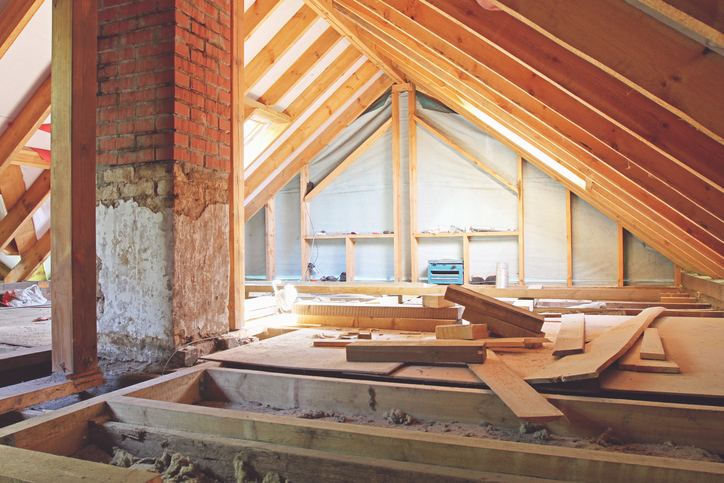
#> input picture assets/img/iStock-481645322.jpg, 724 x 483 px
$ python optimize_local_images.py
#> lines starting #> are read from the running program, lines starting #| are printed output that depends on the picture
#!/usr/bin/env python3
"""
Convert all raw/unoptimized images in assets/img/ to AVIF + WebP + JPEG
at 640 / 1024 / 1600 px widths with semantic output names.

Pillow with AVIF support required (pip install Pillow).

Usage:
    python3 scripts/optimize_local_images.py
"""

from __future__ import annotations
from pathlib import Path
from PIL import Image, ImageOps

PROJECT = Path(__file__).resolve().parent.parent
IMG_DIR = PROJECT / "assets" / "img"
WIDTHS = [640, 1024, 1600]

# source_filename → output_stem
# Output files will be: <stem>-640.avif, <stem>-640.webp, <stem>-640.jpg etc.
CONVERSIONS: dict[str, str] = {
    "iStock-481645322.jpg":                     "london-victorian-terrace",
    "Dormer-loft-converison-by-Ridgeline-Lofts-Ltd.jpeg": "dormer-loft-conversion",
    "double-storey.jpg":                        "double-storey-extension",
    "Home_Hub_Group_Double_Storey_Extension.jpg": "double-storey-extension-2",
    "Double-Story-Extension.png":               "double-storey-extension-3",
    "l-shaped-mansard-loft-conversion.jpg":     "mansard-loft-conversion",
    "kitchen-2-1-e1722852896192.jpg":           "kitchen-extension",
    "istock-loft-conversion-bedroom.jpg":       "loft-bedroom",
    "crop-tablet-stationery-blueprint.jpg":     "blueprint-stationery",
    "female-working-environment-projects.jpg":  "architect-working",
    "from-hand-correcting-blueprint.jpg":       "blueprint-review",
    "image-engineering-objects-workplace-top-view-construction-concept-engineering-tools-vintage-tone-retro-filter-effect-soft-focus-selective-focus.jpg": "design-tools",
    "A-planning-permission-drawings-house-extension-building-control-12345-1-1024x810.png": "planning-permission-drawings",
    "JPL_42-Foxcote-Rd-Pic4_l-shaped_white-bckgd.jpg": "l-shaped-extension",
    "Large-Side-pitched-roof.jpg":              "side-extension-pitched",
    "Small-Rear-flat-roof-Small-side-infill-pitched-roof.jpg": "rear-side-extension",
    "L-shaped-with-balcony-.jpg":               "extension-with-balcony",
    "over-structure-extension.jpg":             "over-structure-extension",
    "roof B.JPG":                               "flat-roof-extension",
    "tewrw-1536x1080.jpg":                      "planning-drawings-example",
    "42-e1727686687513.jpg":                    "rear-extension-plans",
    "1-1-1024x630.jpg":                         "extension-project-1",
    "25-1024x720.jpg":                          "extension-project-2",
    "35-1024x720.jpg":                          "extension-project-3",
    "5-1024x720.jpg":                           "extension-project-4",
    "5-1024x720 (1).jpg":                       "extension-project-5",
    "hq720.jpg":                                "loft-project-1",
    "hq720 (1).jpg":                            "loft-project-2",
    "hq720 (2).jpg":                            "loft-project-3",
    "L-shaped.jpg":                             "l-shaped-extension-2",
    "L5odLHQXhpjJJKvQM77s4R.jpg":              "london-house-exterior",
    "3885b3c6f3c84826b54d10e9a3218250.jpeg":    "architectural-detail",
    "Screen-Shot-2018-11-20-at-1.54.10-PM-300x237.png": "extension-diagram",
    "Types-of-Mansard-Roof.webp":              "mansard-roof-types",
}


def resize_and_save(img: Image.Image, out_path: Path, width: int, fmt: str, quality: int) -> None:
    h = int(img.height * width / img.width)
    resized = img.resize((width, h), Image.LANCZOS)
    if fmt == "JPEG" and resized.mode in ("RGBA", "P", "LA"):
        bg = Image.new("RGB", resized.size, (255, 255, 255))
        if resized.mode == "P":
            resized = resized.convert("RGBA")
        bg.paste(resized, mask=resized.split()[-1] if resized.mode in ("RGBA", "LA") else None)
        resized = bg
    elif fmt in ("AVIF", "WEBP") and resized.mode == "P":
        resized = resized.convert("RGBA")
    try:
        save_kwargs: dict = {"quality": quality, "optimize": True}
        if fmt == "AVIF":
            save_kwargs = {"quality": quality}
        resized.save(out_path, format=fmt, **save_kwargs)
    except Exception as e:
        print(f"    [!] Failed {out_path.name}: {e}")


def process(src_name: str, stem: str) -> bool:
#> called with src_name = 'iStock-481645322.jpg', stem = 'london-victorian-terrace'
    src = IMG_DIR / src_name
    if not src.exists():
        print(f"  [MISS] {src_name}")
        return False

    try:
        img = Image.open(src)
#> img is the input picture: PIL image 724x483 RGB; mean R, G, B 166.5, 130.3, 108.5
        img = ImageOps.exif_transpose(img)
    except Exception as e:
        print(f"  [ERR]  {src_name}: {e}")
        return False

    # Skip if too small (skip width < 640)
    if img.width < 640:
        print(f"  [SKIP] {src_name} — too small ({img.width}px wide)")
        return False

    print(f"  [CONV] {src_name} ({img.width}x{img.height}) -> {stem}")
#|   [CONV] iStock-481645322.jpg (724x483) -> london-victorian-terrace

    for w in WIDTHS:
        if img.width < w:
            continue
        resize_and_save(img, IMG_DIR / f"{stem}-{w}.avif", w, "AVIF", 60)
        resize_and_save(img, IMG_DIR / f"{stem}-{w}.webp", w, "WEBP", 80)
        resize_and_save(img, IMG_DIR / f"{stem}-{w}.jpg",  w, "JPEG", 85)
        print(f"    OK {w}px avif/webp/jpg")
#> this loop made 3 passes
#> pass 1, in resize_and_save, `resized = img.resize((width, h), Image.LANCZOS)`:
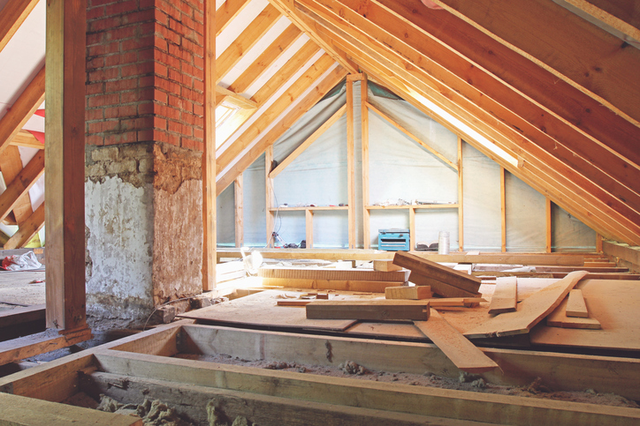
#> resized: PIL image 640x426 RGB; mean R, G, B 166.5, 130.3, 108.5
#> pass 3 of the loop in main, `for src_name, stem in CONVERSIONS.items():`:
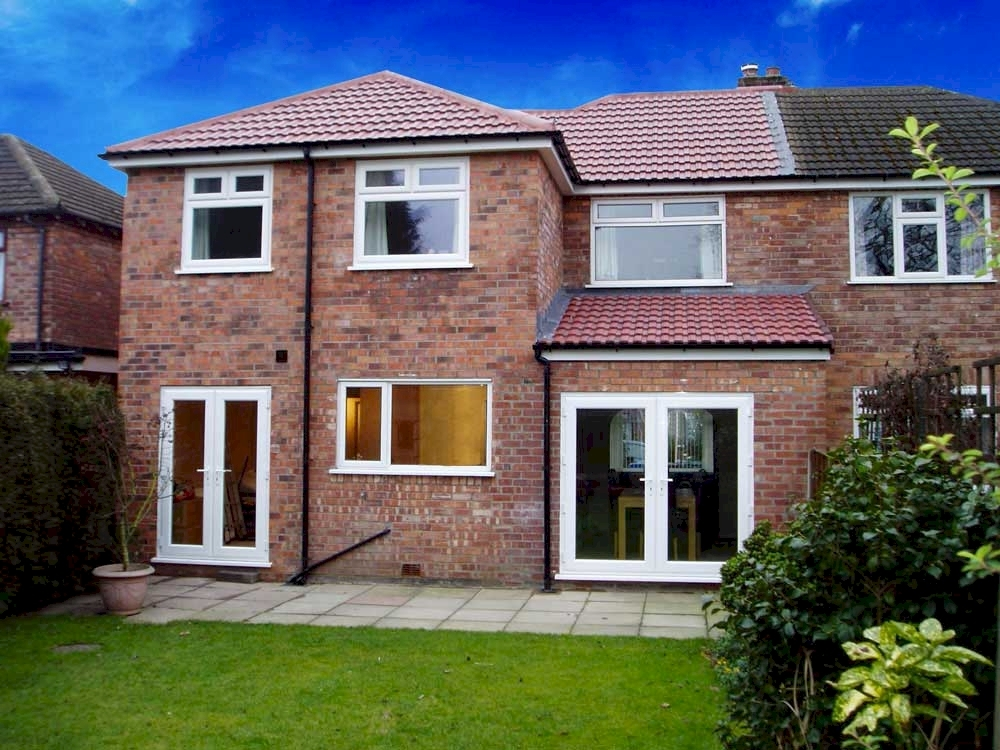
#> input picture assets/img/double-storey.jpg, 1000 x 750 px
#> in process, img is the input picture: PIL image 1000x750 RGB; mean R, G, B 95.3, 99, 101.4
#|   [CONV] double-storey.jpg (1000x750) -> double-storey-extension
#> the loop in process (call 3), `for w in WIDTHS:` made 3 passes
#> pass 1, in resize_and_save (call 7), `resized = img.resize((width, h), Image.LANCZOS)`:
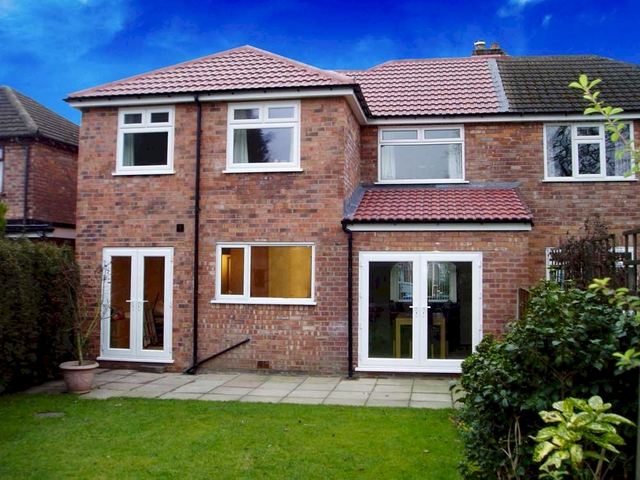
#> resized: PIL image 640x480 RGB; mean R, G, B 95.4, 99, 101.4
#> the loop made 34 passes; the first 3 are shown

    return True


def main() -> None:
    print("=== Local image optimization ===\n")
    done = 0
    for src_name, stem in CONVERSIONS.items():
        if process(src_name, stem):
            done += 1
    print(f"\n=== Done. {done}/{len(CONVERSIONS)} images converted. ===")
    print("New files in assets/img/ - update HTML to use <picture> tags.")


if __name__ == "__main__":
    main()
